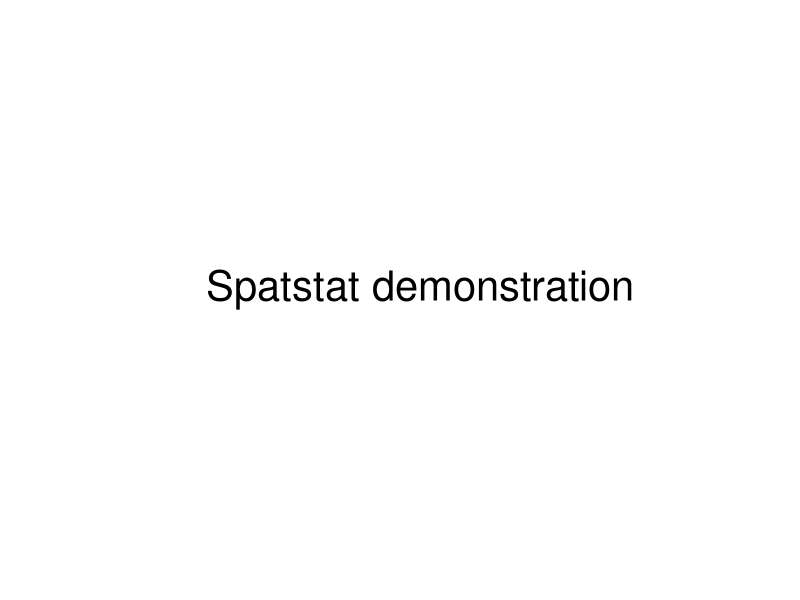
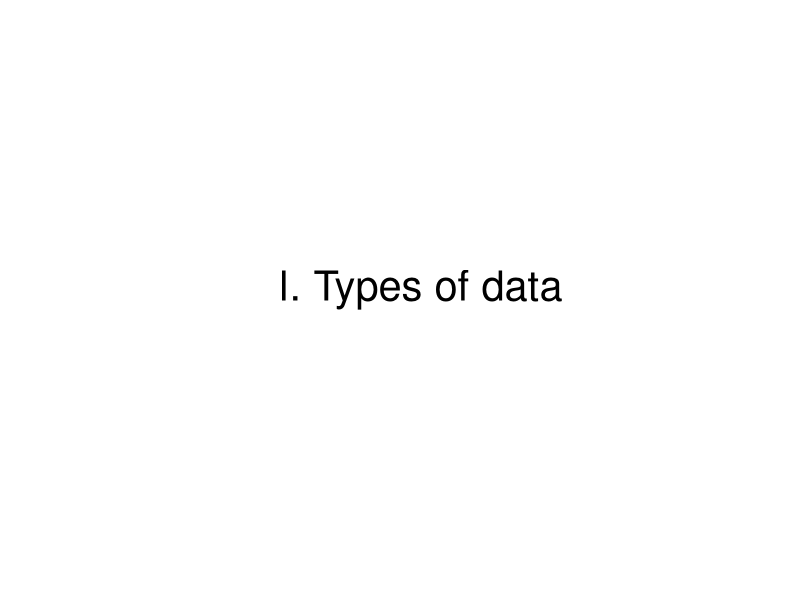

The R source for these figures, in order: (Note: this script raises an error after producing the figures.)
if(dev.cur() <= 1) get(getOption("device"))()

oldpar <- par(ask = interactive() &&
            (.Device %in% c("X11", "GTK", "windows", "Macintosh")))
oldoptions <- options(warn=-1)

fanfare <- function(stuff) {
  plot(c(0,1),c(0,1),type="n",axes=FALSE, xlab="", ylab="")
  text(0.5,0.5, stuff, cex=2.5)
}
fanfare("Spatstat demonstration")
fanfare("I. Types of data")
data(swedishpines)
plot(swedishpines, main="Point pattern")

data(demopat)
plot(demopat, cols=c("green", "blue"), main="Multitype point pattern")

data(longleaf)
plot(longleaf, fg="blue", main="Marked point pattern")

a <- psp(runif(20),runif(20),runif(20),runif(20), window=owin())
plot(a, main="Line segment pattern")

plot(owin(), main="Rectangular window")
data(letterR)
plot(letterR, main="Polygonal window")
plot(as.mask(letterR), main="Binary mask window")

Z <- as.im(function(x,y){ sqrt((x - 1)^2 + (y-1)^2)}, square(2))
plot(Z, main="Pixel image")

fanfare("II. Basic operations")
X <- swedishpines
subset <- 1:20
plot(X[subset], main="subset operation: X[subset]")
subwindow <- owin(poly=list(x=c(0,96,96,40,40),y=c(0,0,100,100,50)))
plot(X[subwindow], main="subset operation: X[subwindow]")

L <- rpoisline(10, owin(c(1.5,4.5),c(0.2,3.6)))
S <- L[letterR]
plot(L, main="subset operation: L[subwindow]")
plot(S, add=TRUE, col="red")

data(lansing)
plot(lansing, "Lansing Woods data")
plot(split(lansing), main="split operation: split(X)")

plot(a, main="Self-crossing points")
plot(selfcrossing.psp(a), add=TRUE, col="red")

fanfare("III. Exploratory data analysis")

plot(swedishpines, main="Quadrat counts", pch="+")
tab <- quadratcount(swedishpines, 4)
plot(tab, add=TRUE, lty=2, cex=2, col="blue")

plot(swedishpines, main="", pch="+")
title(main=expression(chi^2 * " test"), cex.main=2)
tes <- quadrat.test(swedishpines, 3)
tes
plot(tes, add=TRUE, col="red", cex=1.5, lty=2, lwd=3)
title(sub=paste("p-value =", signif(tes$p.value,3)), cex.sub=1.4)

data(cells)
Z <- density.ppp(cells, 0.07)
plot(Z, main="Kernel smoothed intensity of point pattern")
plot(cells, add=TRUE)

D <- density(a, sigma=0.05)
plot(D, main="Kernel smoothed intensity of line segment pattern")
plot(a, add=TRUE)

plot(swedishpines, main="Swedish Pines data")
K <- Kest(swedishpines)
plot(K, main="K function for Swedish Pines")

en <- envelope(swedishpines, fun=Kest, nsim=10, correction="translate")
plot(en, main="Envelopes of K function based on CSR")

pc <- pcf(swedishpines)
plot(pc, main="Pair correlation function")

plot(swedishpines, main="nearest neighbours")
m <- nnwhich(swedishpines)
b <- swedishpines[m]
arrows(swedishpines$x, swedishpines$y, b$x, b$y,
       angle=12, length=0.1, col="red")

plot(swedishpines %mark% (nndist(swedishpines)/2), markscale=1, main="Stienen diagram")

Z <- distmap(swedishpines, dimyx=512)
plot(swedishpines$window, main="Distance map")
plot(Z, add=TRUE)
points(swedishpines)

persp(Z, colmap=terrain.colors(128), shade=0.3, phi=30,theta=100,
      main="perspective plot of pixel image")

a <- psp(runif(20),runif(20),runif(20),runif(20), window=owin())
contour(distmap(a), main="Distance map")
plot(a, add=TRUE,col="red")

plot(allstats(swedishpines))

fanfare("IV. Model-fitting")

data(redwood)
parsave <- par(mfrow=c(1,2))
plot(redwood)
fitT <- thomas.estK(redwood, c(kappa=10,sigma2=0.1))
par(pty="s")
plot(fitT, main="Thomas model\n fit by minimum contrast")
par(parsave)

plot(swedishpines)
fit <- ppm(swedishpines, ~1, Strauss(r=7))
print(fit)

Xsim <- rmh(model=fit,
            start=list(n.start=80),
            control=list(nrep=100))
plot(Xsim, main="Simulation from fitted Strauss model")

data(demopat)
plot(demopat, cols=c("red", "blue"))
plot(alltypes(demopat, "K"))

fit <- ppm(demopat, ~marks + polynom(x,y,2), Poisson())
plot(fit)

fanfare("V. Simulation")

data(letterR)
plot(letterR, main="Poisson random points")
lambda <- 10/area.owin(letterR)
points(rpoispp(lambda, win=letterR))
points(rpoispp(9 * lambda, win=letterR))
points(rpoispp(90 * lambda, win=letterR))
plot(rpoispp(100))
plot(rpoispp(function(x,y){1000 * exp(-3*x)}, 1000))

plot(rMaternII(200, 0.05))
plot(rSSI(0.05, 200))
plot(rThomas(10, 0.2, 5))
plot(rMatClust(10, 0.05, 4))

plot(redwood, main="random thinning - rthin()")
points(rthin(redwood, 0.5), col="green", cex=1.4)

plot(rcell(nx=15))

plot(rsyst(nx=5))
abline(h=(1:4)/5, lty=2)
abline(v=(1:4)/5, lty=2)

plot(rstrat(nx=5))
abline(h=(1:4)/5, lty=2)
abline(v=(1:4)/5, lty=2)

Xg <- rmh(list(cif="geyer", par=c(beta=1.25, gamma=1.6, r=0.2, sat=4.5),
               w=c(0,10,0,10)),
          control=list(nrep=1e4), start=list(n.start=200))
plot(Xg, main=paste("Geyer saturation process\n",
                    "rmh() with cif=\"geyer\""))

plot(rpoisline(10))

fanfare("VI. Programming tools")

plot(Z, main="An image Z")
plot(levelset(Z, 4))
plot(cut(Z, 5))
plot(eval.im(sqrt(Z) - 3))
plot(solutionset(abs(Z - 6) <= 1))

par(oldpar)

showoffK <- function(Y, current, ..., fullpicture,rad) { 
	plot(fullpicture,
             main="Animation using \`applynbd\'\n explaining the K function")
	points(Y, cex=2)
        u <- current
	points(u[1],u[2],pch="+",cex=3)
	theta <- seq(0,2*pi,length=100)
	polygon(u[1]+ rad * cos(theta),u[2]+rad*sin(theta))
	text(u[1]+rad/3,u[2]+rad/2,Y$n,cex=3)
        if(runif(1) < 0.2) Sys.sleep(runif(1, max=0.4))
	return(Y$n)
}
applynbd(redwood, R=0.2, showoffK, fullpicture=redwood, rad=0.2, exclude=TRUE)

options(oldoptions)

